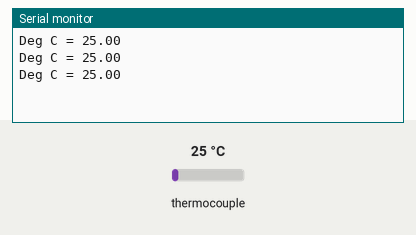
This sketch was run on a simulated Arduino Uno, built with avr-gcc and run on an emulated ATmega328P. On the bench: the last lines printed to the serial monitor. The inputs (shaded band) are chosen by the test bench; at power-on: thermocouple 25 °C.

Above: at 1.7 s.
1.8 s: thermocouple set to 6 °C
At 2.4 s:
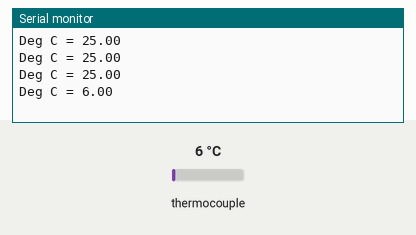
3.3 s: thermocouple set to 75 °C
At 3.9 s:
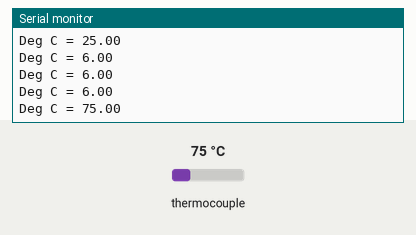
Timing chart, 0 to 6.3 s (numbered marks = the images above; inputs shaded):
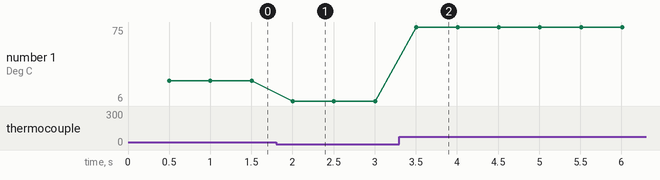

Measured:
- after the input at 1.8 s, the serial monitor: prints a new line after 0.20 s (image 1)
- after the input at 3.3 s, the serial monitor: prints a new line after 0.21 s (image 2)
- plotted number 1: 25 → 6 after the input at 1.8 s, 6 → 75 after the input at 3.3 s

The sketch:

termocupla.ino
```cpp
// Sample Arduino MAX6675 Arduino Sketch

#include "max6675.h"

int ktcCLK = 10;
int ktcCS = 9;
int ktcSO = 8;


MAX6675 ktc(ktcCLK, ktcCS, ktcSO);


void setup() {
  Serial.begin(9600);
  // give the MAX a little time to settle
  delay(500);
}

void loop() {
  // basic readout test

   Serial.print("Deg C = ");
   Serial.println(ktc.readCelsius());


   delay(500);
}
```
